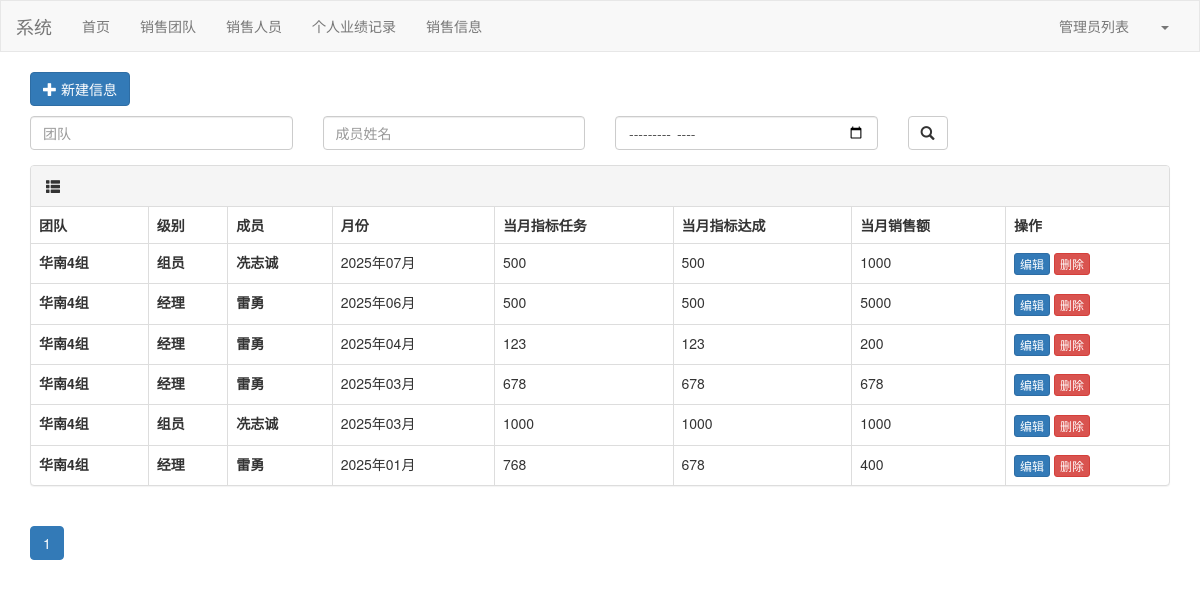
/performance/list (signed in), run on the app's committed database.
### app01/models.py (models this page shows, shortened)
class Performance(models.Model):
    name = models.ForeignKey(verbose_name="成员", to="Salesperson", to_field="id", on_delete=models.CASCADE)
    month = models.DateField(verbose_name="月份")
    target = models.IntegerField(verbose_name="当月指标任务")
    target_achievement = models.IntegerField(verbose_name="当月指标达成")
    sales_revenue = models.IntegerField(verbose_name="当月销售额")

class Salesperson(models.Model):
    name = models.CharField(verbose_name="销售人员姓名", max_length=64)
    status_choices = {
        (1, "组员"),
        (2, "经理"),
    }
    status = models.SmallIntegerField(verbose_name="级别", choices=status_choices, default=1)
    team = models.ForeignKey(verbose_name="团队", to="SalesTeam", to_field="id", null=True, blank=True, on_delete=models.SET_NULL)
    def __str__(self):
        return self.name

class SalesTeam(models.Model):
    name = models.CharField(verbose_name="销售团队名称", max_length=64)
    def __str__(self):
        return self.name

### app01/views/performance.py (the view)
# urls.py: path('performance/list', performance.performance_list),
def performance_list(request):
    data_dict = {}
    search_name = request.GET.get("search_name", "")  # 有值传值，没值传空
    search_month = request.GET.get("search_month", "")  # 有值传值，没值传空
    search_team = request.GET.get("search_team", "")  # 有值传值，没值传空
    if search_name:
        data_dict["name__name__contains"] = search_name  # __contains：指mobile的值包含变量search_data的字符串，即可搜出
    if search_month:
        data_dict["month__contains"] = search_month + "-01"  # __contains：指mobile的值包含变量search_data的字符串，即可搜出
    if search_team:
        data_dict["name__team__name__contains"] = search_team  # __contains：指mobile的值包含变量search_data的字符串，即可搜出
    queryset = models.Performance.objects.filter(**data_dict).order_by("-month")
    page_obj = Pagination(request, queryset, "page", 12)
    context = {
        "search_team": search_team,  # 搜索框保留搜索值
        "search_name": search_name,  # 搜索框保留搜索值
        "search_month": search_month,  # 搜索框保留搜索值
        "queryset": page_obj.page_queryset,  # 分完页的数据
        "page_string": page_obj.html()  # html页码
    }
    return render(request, "performance_list.html", context)

### app01/templates/performance_list.html (shortened to what this page needs)
{% extends "layout.html" %}
{% block content %}
    <div class="container">
        <div style="margin-bottom: 10px;">
            <a class="btn btn-primary" href="/performance/add">
                <span class="glyphicon glyphicon-plus" aria-hidden="true"></span>
                新建信息
            </a>
            <div style="margin-top: 10px;">
                <form method="get">
                    <div class="form-group">
                        <div class="row">
                            <div class="col-md-3">
                                <input type="text" name="search_team" class="form-control" placeholder="团队"
                                       value="{{ search_team }}">
                            </div>
                            <div class="col-md-3">
                                <input type="text" name="search_name" class="form-control" placeholder="成员姓名"
                                       value="{{ search_name }}">
                            </div>
                            <div class="col-md-3">
                                <input type="month" name="search_month" class="form-control" placeholder="月份"
                                       value="{{ search_month }}">
                            </div>
                            <div class="col-md-2">
                            <button class="btn btn-default" type="submit">
                                <span class="glyphicon glyphicon-search" aria-hidden="true"></span>
                            </button>
                            </div>
                        </div>
                    </div>
                </form>
            </div>
        </div>
        <div class="panel panel-default">
            <div class="panel-heading">
                <span class="glyphicon glyphicon-th-list" aria-hidden="true"></span>
            </div>
            <table class="table table-bordered">
                <thead>
                <tr>
                    <th>团队</th>
                    <th>级别</th>
                    <th>成员</th>
                    <th>月份</th>
                    <th>当月指标任务</th>
                    <th>当月指标达成</th>
                    <th>当月销售额</th>
                    <th>操作</th>
                </tr>
                </thead>
                <tbody>
                {% for obj in queryset %}
                    <tr>
                        <th>{{ obj.name.team }}</th>
                        <th>{{ obj.name.get_status_display }}</th>
                        <th>{{ obj.name }}</th>
                        <td>{{ obj.month|date:"Y年m月" }}</td>
                        <td>{{ obj.target }}</td>
                        <td>{{ obj.target_achievement }}</td>
                        <td>{{ obj.sales_revenue }}</td>
                        <td>
                            <a class="btn btn-xs btn-primary" href="/performance/{{ obj.id }}/edit">编辑</a>
                            <a class="btn btn-xs btn-danger" href="/performance/{{ obj.id }}/delete">删除</a>
                        </td>
                    </tr>
                {% endfor %}
                </tbody>
            </table>
        </div>
        <div>
            <ul class="pagination">
                {{ page_string }}
            </ul>
        </div>
    </div>
{% endblock %}

### data on the page
Performance: name.team "华南4组", name.status "组员", name "冼志诚", month "2025年07月", target "500", target_achievement "500", sales_revenue "1000"
Performance: name.team "华南4组", name.status "经理", name "雷勇", month "2025年06月", target "500", target_achievement "500", sales_revenue "5000"
Performance: name.team "华南4组", name.status "经理", name "雷勇", month "2025年04月", target "123", target_achievement "123", sales_revenue "200"
Performance: name.team "华南4组", name.status "经理", name "雷勇", month "2025年03月", target "678", target_achievement "678", sales_revenue "678"
Performance: name.team "华南4组", name.status "组员", name "冼志诚", month "2025年03月", target "1000", target_achievement "1000", sales_revenue "1000"
Performance: name.team "华南4组", name.status "经理", name "雷勇", month "2025年01月", target "768", target_achievement "678", sales_revenue "400"

### other printed values
{{ page_string }} "1"
